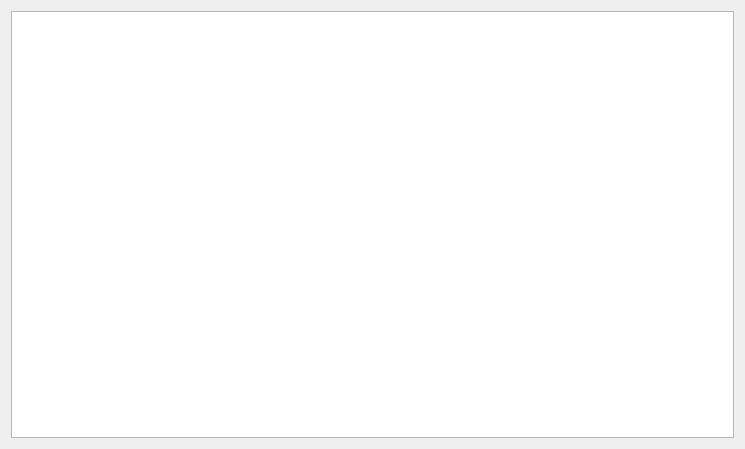
<?xml version="1.0" encoding="UTF-8"?>
<ui version="4.0">
 <class>BlocksBox</class>
 <widget class="QWidget" name="BlocksBox">
  <property name="enabled">
   <bool>true</bool>
  </property>
  <property name="geometry">
   <rect>
    <x>0</x>
    <y>0</y>
    <width>745</width>
    <height>449</height>
   </rect>
  </property>
  <property name="windowTitle">
   <string>ShowBlocks</string>
  </property>
  <layout class="QGridLayout" name="gridLayout">
   <item row="0" column="0">
    <widget class="QTableWidget" name="tableBlocks">
     <property name="enabled">
      <bool>true</bool>
     </property>
     <property name="editTriggers">
      <set>QAbstractItemView::NoEditTriggers</set>
     </property>
    </widget>
   </item>
  </layout>
 </widget>
 <resources/>
 <connections/>
</ui>
